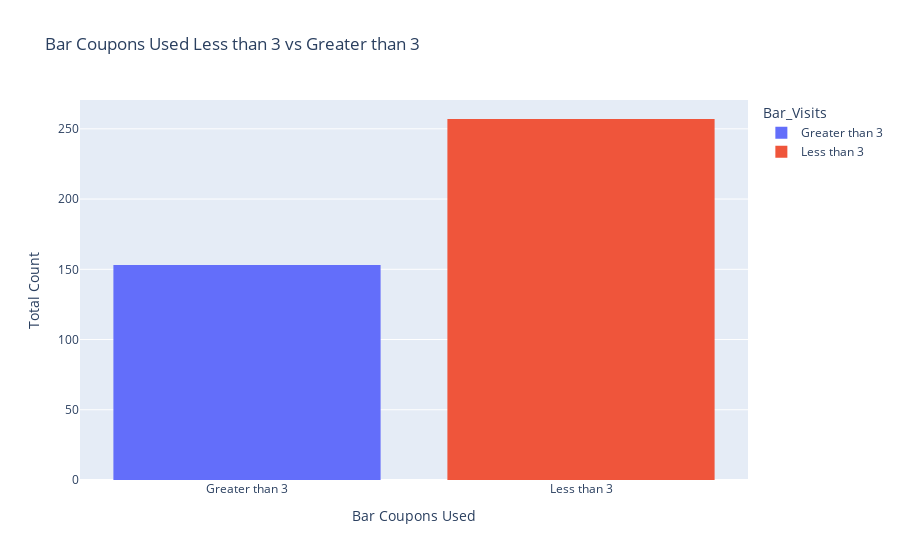

The notebook cell saved with this chart:
### Code cell
bar_counts_df = barcoupon_data.groupby('Bar_Visits')['isCouponAccepted'].value_counts().reset_index().query('isCouponAccepted=="Yes" and Bar_Visits != "Not Visted"' ).reset_index()

px.histogram(bar_counts_df
            , x='Bar_Visits'
            , y='count'
            , color='Bar_Visits'
            , title ="Bar Coupons Used Less than 3 vs Greater than 3"
            ,nbins=10).update_layout(
            xaxis_title ="Bar Coupons Used" ,yaxis_title = "Total Count" )

### Figure 1 — Plotly figure (JSON) as saved in the notebook; plotly's stock layout.template omitted (floating-point values rounded to 4 significant figures)
{"data": [{"alignmentgroup": "True", "bingroup": "x", "histfunc": "sum", "hovertemplate": "Bar_Visits=%{x}<br>sum of count=%{y}<extra></extra>", "legendgroup": "Greater than 3", "marker": {"color": "#636efa", "pattern": {"shape": ""}}, "name": "Greater than 3", "nbinsx": 10, "offsetgroup": "Greater than 3", "orientation": "v", "showlegend": true, "type": "histogram", "x": ["Greater than 3"], "xaxis": "x", "y": [153], "yaxis": "y"}, {"alignmentgroup": "True", "bingroup": "x", "histfunc": "sum", "hovertemplate": "Bar_Visits=%{x}<br>sum of count=%{y}<extra></extra>", "legendgroup": "Less than 3", "marker": {"color": "#EF553B", "pattern": {"shape": ""}}, "name": "Less than 3", "nbinsx": 10, "offsetgroup": "Less than 3", "orientation": "v", "showlegend": true, "type": "histogram", "x": ["Less than 3"], "xaxis": "x", "y": [257], "yaxis": "y"}], "layout": {"barmode": "relative", "legend": {"title": {"text": "Bar_Visits"}, "tracegroupgap": 0}, "title": {"text": "Bar Coupons Used Less than 3 vs Greater than 3"}, "xaxis": {"anchor": "y", "categoryarray": ["Greater than 3", "Less than 3"], "categoryorder": "array", "domain": [0, 1], "title": {"text": "Bar Coupons Used"}}, "yaxis": {"anchor": "x", "domain": [0, 1], "title": {"text": "Total Count"}}}}
